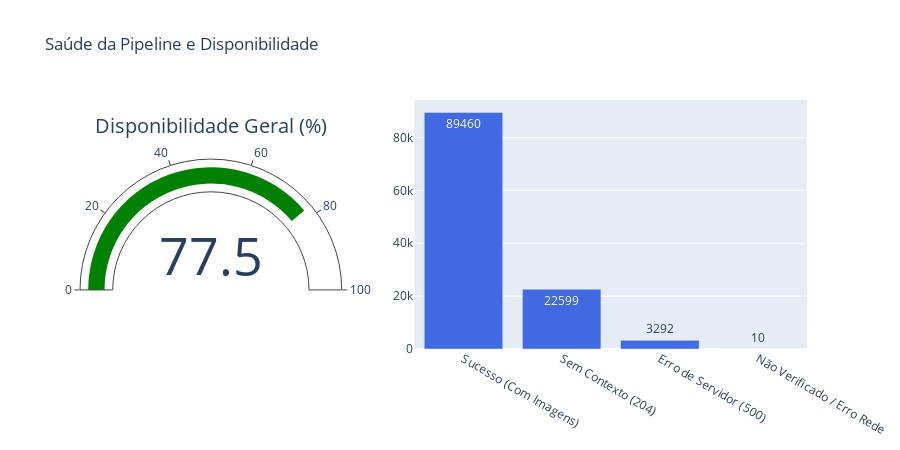

This figure's notebook cell:
### Markdown cell above
## 2. KPIs de Alto Nível

Resumo geral da disponibilidade e distribuição de status.

### Code cell
# Calculando métricas
total = len(df)
sucesso = df[df['image_available'] == True].shape[0]
taxa_disponibilidade = (sucesso / total) * 100 if total > 0 else 0

# Mapeamento de Status para o Gráfico
def label_status(row):
    code = row['api_response_code']
    if code == 200:
        return 'Sucesso (Com Imagens)' if row['image_available'] else 'Sucesso (Sem Imagens)'
    elif code == 204:
        return 'Sem Contexto (204)'
    elif code == 500:
        return 'Erro de Servidor (500)'
    elif code == 0:
        return 'Não Verificado / Erro Rede'
    else:
        return f'Outro ({code})'

df['Status'] = df.apply(label_status, axis=1)
status_dist = df.groupby('Status').size().reset_index(name='Quantidade').sort_values('Quantidade', ascending=False)

# Visualização
fig = make_subplots(
    rows=1, cols=2, 
    specs=[[{'type':'indicator'}, {'type':'xy'}]],
    column_widths=[0.4, 0.6]
)

fig.add_trace(go.Indicator(
    mode = "gauge+number",
    value = taxa_disponibilidade,
    title = {'text': "Disponibilidade Geral (%)"},
    gauge = {'axis': {'range': [0, 100]}}, 
    domain = {'x': [0, 1], 'y': [0, 1]}
), row=1, col=1)

fig.add_trace(go.Bar(
    x=status_dist['Status'], 
    y=status_dist['Quantidade'],
    text=status_dist['Quantidade'],
    textposition='auto', 
    marker_color='royalblue'
), row=1, col=2)

fig.update_layout(title_text="Saúde da Pipeline e Disponibilidade", height=450, showlegend=False)
fig.show()

### Figure 1 — Plotly figure (JSON) as saved in the notebook; plotly's stock layout.template omitted (floating-point values rounded to 4 significant figures)
{"data": [{"domain": {"x": [0, 0.36], "y": [0, 1]}, "gauge": {"axis": {"range": [0, 100]}}, "mode": "gauge+number", "title": {"text": "Disponibilidade Geral (%)"}, "type": "indicator", "value": 77.55}, {"marker": {"color": "royalblue"}, "text": [89460.0, 22600.0, 3292.0, 10.0], "textposition": "auto", "type": "bar", "x": ["Sucesso (Com Imagens)", "Sem Contexto (204)", "Erro de Servidor (500)", "Não Verificado / Erro Rede"], "xaxis": "x", "y": [89460, 22599, 3292, 10], "yaxis": "y"}], "layout": {"height": 450, "showlegend": false, "title": {"text": "Saúde da Pipeline e Disponibilidade"}, "xaxis": {"anchor": "y", "domain": [0.46, 1]}, "yaxis": {"anchor": "x", "domain": [0, 1]}}}
